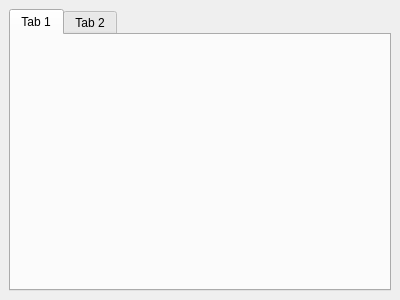
<?xml version="1.0" encoding="UTF-8"?>
<ui version="4.0">
 <class>LeftPanel2</class>
 <widget class="QDockWidget" name="LeftPanel2">
  <property name="geometry">
   <rect>
    <x>0</x>
    <y>0</y>
    <width>400</width>
    <height>300</height>
   </rect>
  </property>
  <property name="windowTitle">
   <string>DockWidget</string>
  </property>
  <widget class="QWidget" name="dockWidgetContents">
   <layout class="QGridLayout" name="gridLayout">
    <item row="0" column="0">
     <widget class="QTabWidget" name="tabWidget">
      <widget class="QWidget" name="tab">
       <attribute name="title">
        <string>Tab 1</string>
       </attribute>
      </widget>
      <widget class="QWidget" name="tab_2">
       <attribute name="title">
        <string>Tab 2</string>
       </attribute>
      </widget>
     </widget>
    </item>
   </layout>
  </widget>
 </widget>
 <resources/>
 <connections/>
</ui>
